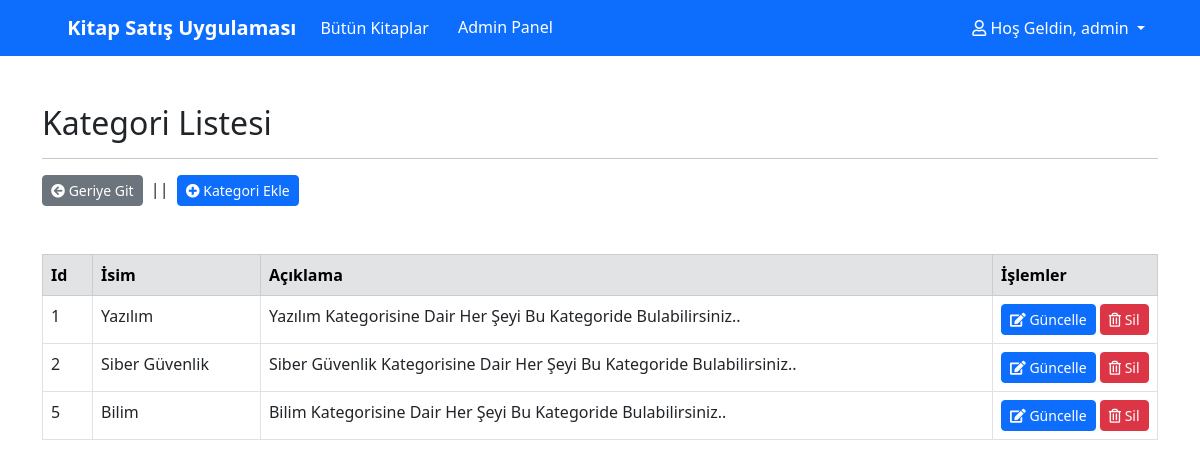
The page /admin-categories.php (signed in) on the database its author committed.
### tables this page shows
CREATE TABLE `category` (
  `id` int(11) NOT NULL,
  `name` varchar(50) NOT NULL,
  `description` varchar(200) NOT NULL
);

### libs/functions.php (called while the page is built, shortened)
<?php
    function getAllCategories()
    {
        include "libs/database.php";
        return mysqli_query($connection, "SELECT * FROM category");
    }
?>

### admin-categories.php (the view, shortened to what this page needs)
<?php
    require "libs/functions.php";
?>
<?php include "./partials/_header.php" ?>
<?php include "./partials/_navbar.php" ?>
<div class="container my-5">
    <h2>Kategori Listesi</h2>
    <hr>
    <div class="mb-4">
        <a href="admin-panel.php" class="btn btn-secondary btn-sm"><i class="fas fa-arrow-circle-left"></i> Geriye Git</a> <span class="separator mx-1">||</span>
        <a href="admin-category-create.php" class="btn btn-primary btn-sm"> <i class="fas fa-plus-circle"></i> Kategori Ekle</a>
    </div>
    <table class="table table-bordered table-hover mt-5">
        <thead class="table-secondary">
            <tr>
                <th style="width: 50px;">Id</th>
                <th>İsim</th>
                <th>Açıklama</th>
                <th style="width: 165px;">İşlemler</th>
            </tr>
        </thead>
        <tbody>
            <?php $result = getAllCategories(); while($row = mysqli_fetch_assoc($result)): ?>
            <tr>
                <td><?php echo $row["id"] ?></td>
                <td><?php echo $row["name"] ?></td>
                <td><?php echo $row["description"] ?></td>
                <td>
                    <a href="admin-category-edit.php?id=<?php echo $row["id"]; ?>" class="btn btn-primary btn-sm"><i class="fas fa-edit"></i> Güncelle</a>
                    <button data-target="categoryHardDelete.php?id=<?php echo $row['id']; ?>" class="btn btn-danger btn-sm d-inline categoryHardDeleteModalBtn" data-bs-toggle="modal" data-bs-target="#categoryHardDeleteModal"><i class="far fa-trash-alt"></i> Sil</button>
                </td>
            </tr>
            <?php endwhile; ?>
        </tbody>
    </table>
</div>
<?php include "./partials/_footer.php" ?>

### wwwroot/css/style.css (style rules this page uses)
a { text-decoration: none; }

### rows shown on the page
category: id "1", name "Yazılım", description "Yazılım Kategorisine Dair Her Şeyi Bu Kategoride Bulabilirsiniz.."
category: id "2", name "Siber Güvenlik", description "Siber Güvenlik Kategorisine Dair Her Şeyi Bu Kategoride Bulabilirsiniz.."
category: id "5", name "Bilim", description "Bilim Kategorisine Dair Her Şeyi Bu Kategoride Bulabilirsiniz.."

### other values the page prints
$_SESSION["username"] "admin"
